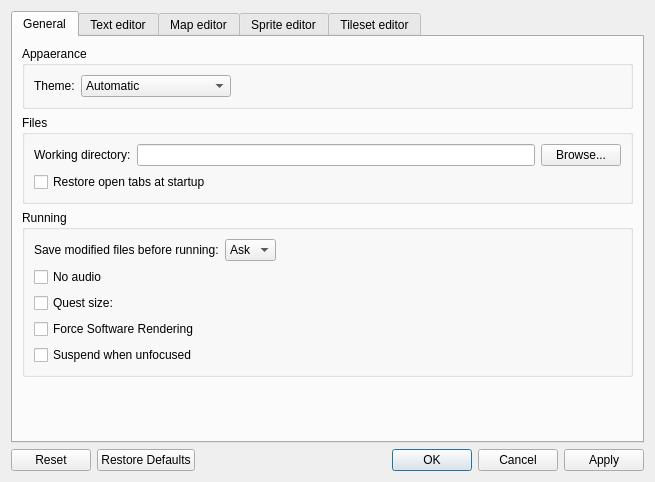
<?xml version="1.0" encoding="UTF-8"?>
<ui version="4.0">
 <class>SolarusEditor::SettingsDialog</class>
 <widget class="QDialog" name="SolarusEditor::SettingsDialog">
  <property name="geometry">
   <rect>
    <x>0</x>
    <y>0</y>
    <width>655</width>
    <height>482</height>
   </rect>
  </property>
  <property name="windowTitle">
   <string>Options</string>
  </property>
  <layout class="QVBoxLayout" name="verticalLayout">
   <item>
    <widget class="QTabWidget" name="tab_widget">
     <property name="currentIndex">
      <number>0</number>
     </property>
     <widget class="QWidget" name="general_tab">
      <attribute name="title">
       <string>General</string>
      </attribute>
      <layout class="QVBoxLayout" name="verticalLayout_2">
       <item>
        <widget class="QGroupBox" name="theme_group_box">
         <property name="title">
          <string>Appaerance</string>
         </property>
         <layout class="QHBoxLayout" name="horizontalLayout_4">
          <item>
           <widget class="QLabel" name="theme_label">
            <property name="text">
             <string>Theme:</string>
            </property>
           </widget>
          </item>
          <item>
           <widget class="QComboBox" name="theme_field">
            <property name="minimumSize">
             <size>
              <width>150</width>
              <height>0</height>
             </size>
            </property>
            <item>
             <property name="text">
              <string>Automatic</string>
             </property>
            </item>
            <item>
             <property name="text">
              <string>Light mode</string>
             </property>
            </item>
            <item>
             <property name="text">
              <string>Dark mode</string>
             </property>
            </item>
           </widget>
          </item>
          <item>
           <spacer name="theme_spacer">
            <property name="orientation">
             <enum>Qt::Horizontal</enum>
            </property>
            <property name="sizeHint" stdset="0">
             <size>
              <width>392</width>
              <height>20</height>
             </size>
            </property>
           </spacer>
          </item>
         </layout>
        </widget>
       </item>
       <item>
        <widget class="QGroupBox" name="files_group_box">
         <property name="title">
          <string>Files</string>
         </property>
         <layout class="QVBoxLayout" name="verticalLayout_9">
          <item>
           <layout class="QHBoxLayout" name="horizontalLayout">
            <item>
             <widget class="QLabel" name="working_directory_label">
              <property name="text">
               <string>Working directory:</string>
              </property>
             </widget>
            </item>
            <item>
             <widget class="QLineEdit" name="working_directory_field"/>
            </item>
            <item>
             <widget class="QPushButton" name="working_directory_button">
              <property name="text">
               <string>Browse...</string>
              </property>
             </widget>
            </item>
           </layout>
          </item>
          <item>
           <widget class="QCheckBox" name="restore_last_files_field">
            <property name="text">
             <string>Restore open tabs at startup</string>
            </property>
           </widget>
          </item>
         </layout>
        </widget>
       </item>
       <item>
        <widget class="QGroupBox" name="running_group_box">
         <property name="title">
          <string>Running</string>
         </property>
         <layout class="QVBoxLayout" name="verticalLayout_4">
          <item>
           <layout class="QHBoxLayout" name="save_files_layout">
            <item>
             <widget class="QLabel" name="save_files_label">
              <property name="text">
               <string>Save modified files before running:</string>
              </property>
             </widget>
            </item>
            <item>
             <widget class="QComboBox" name="save_files_field">
              <item>
               <property name="text">
                <string>Ask</string>
               </property>
              </item>
              <item>
               <property name="text">
                <string>Yes</string>
               </property>
              </item>
              <item>
               <property name="text">
                <string>No</string>
               </property>
              </item>
             </widget>
            </item>
            <item>
             <spacer name="save_files_spacer">
              <property name="orientation">
               <enum>Qt::Horizontal</enum>
              </property>
              <property name="sizeHint" stdset="0">
               <size>
                <width>40</width>
                <height>20</height>
               </size>
              </property>
             </spacer>
            </item>
           </layout>
          </item>
          <item>
           <widget class="QCheckBox" name="no_audio_field">
            <property name="text">
             <string>No audio</string>
            </property>
           </widget>
          </item>
          <item>
           <layout class="QHBoxLayout" name="quest_size_layout">
            <item>
             <widget class="QCheckBox" name="quest_size_check_box">
              <property name="text">
               <string>Quest size:</string>
              </property>
             </widget>
            </item>
            <item>
             <widget class="SolarusEditor::PairSpinBox" name="quest_size_field" native="true"/>
            </item>
           </layout>
          </item>
          <item>
           <widget class="QCheckBox" name="force_software_rendering_field">
            <property name="text">
             <string>Force Software Rendering</string>
            </property>
           </widget>
          </item>
          <item>
           <widget class="QCheckBox" name="suspend_unfocused_field">
            <property name="text">
             <string>Suspend when unfocused</string>
            </property>
           </widget>
          </item>
         </layout>
        </widget>
       </item>
       <item>
        <spacer name="general_spacer">
         <property name="orientation">
          <enum>Qt::Vertical</enum>
         </property>
         <property name="sizeHint" stdset="0">
          <size>
           <width>20</width>
           <height>40</height>
          </size>
         </property>
        </spacer>
       </item>
      </layout>
     </widget>
     <widget class="QWidget" name="text_editor_tab">
      <attribute name="title">
       <string>Text editor</string>
      </attribute>
      <layout class="QVBoxLayout" name="verticalLayout_3">
       <item>
        <widget class="QGroupBox" name="font_group_box">
         <property name="title">
          <string>Font</string>
         </property>
         <layout class="QFormLayout" name="formLayout_2">
          <item row="0" column="0">
           <widget class="QLabel" name="font_family_label">
            <property name="text">
             <string>Family:</string>
            </property>
           </widget>
          </item>
          <item row="1" column="1">
           <layout class="QHBoxLayout" name="font_size_layout">
            <item>
             <widget class="QSpinBox" name="font_size_field">
              <property name="minimum">
               <number>4</number>
              </property>
              <property name="maximum">
               <number>72</number>
              </property>
             </widget>
            </item>
            <item>
             <spacer name="font_size_spacer">
              <property name="orientation">
               <enum>Qt::Horizontal</enum>
              </property>
              <property name="sizeHint" stdset="0">
               <size>
                <width>40</width>
                <height>20</height>
               </size>
              </property>
             </spacer>
            </item>
           </layout>
          </item>
          <item row="1" column="0">
           <widget class="QLabel" name="font_size_label">
            <property name="text">
             <string>Size:</string>
            </property>
           </widget>
          </item>
          <item row="0" column="1">
           <widget class="QFontComboBox" name="font_family_field">
            <property name="fontFilters">
             <set>QFontComboBox::MonospacedFonts</set>
            </property>
            <property name="currentFont">
             <font>
              <family>DejaVu Sans Mono</family>
              <pointsize>10</pointsize>
              <bold>true</bold>
             </font>
            </property>
           </widget>
          </item>
         </layout>
        </widget>
       </item>
       <item>
        <widget class="QGroupBox" name="tab_group_box">
         <property name="title">
          <string>Tabulation</string>
         </property>
         <layout class="QHBoxLayout" name="horizontalLayout_2">
          <item>
           <widget class="QLabel" name="tab_length_label">
            <property name="text">
             <string>Length:</string>
            </property>
           </widget>
          </item>
          <item>
           <widget class="QSpinBox" name="tab_length_field">
            <property name="minimum">
             <number>1</number>
            </property>
            <property name="maximum">
             <number>9999</number>
            </property>
           </widget>
          </item>
          <item>
           <spacer name="tab_space_bar">
            <property name="orientation">
             <enum>Qt::Horizontal</enum>
            </property>
            <property name="sizeType">
             <enum>QSizePolicy::Minimum</enum>
            </property>
            <property name="sizeHint" stdset="0">
             <size>
              <width>15</width>
              <height>20</height>
             </size>
            </property>
           </spacer>
          </item>
          <item>
           <widget class="QCheckBox" name="replace_tab_by_spaces">
            <property name="text">
             <string>Replace by space</string>
            </property>
           </widget>
          </item>
          <item>
           <spacer name="tab_space_bar_2">
            <property name="orientation">
             <enum>Qt::Horizontal</enum>
            </property>
            <property name="sizeHint" stdset="0">
             <size>
              <width>40</width>
              <height>20</height>
             </size>
            </property>
           </spacer>
          </item>
         </layout>
        </widget>
       </item>
       <item>
        <widget class="QGroupBox" name="editor_group_box">
         <property name="title">
          <string>External Editor</string>
         </property>
         <property name="checkable">
          <bool>true</bool>
         </property>
         <property name="checked">
          <bool>false</bool>
         </property>
         <layout class="QHBoxLayout" name="extern_group_box">
          <item>
           <widget class="QLabel" name="editor_cmd_label">
            <property name="text">
             <string>Command:</string>
            </property>
           </widget>
          </item>
          <item>
           <widget class="QLineEdit" name="editor_cmd_field">
            <property name="text">
             <string/>
            </property>
            <property name="placeholderText">
             <string>executable %f %p</string>
            </property>
           </widget>
          </item>
          <item>
           <widget class="QPushButton" name="editor_browse_button">
            <property name="sizePolicy">
             <sizepolicy hsizetype="Preferred" vsizetype="Fixed">
              <horstretch>0</horstretch>
              <verstretch>0</verstretch>
             </sizepolicy>
            </property>
            <property name="baseSize">
             <size>
              <width>0</width>
              <height>0</height>
             </size>
            </property>
            <property name="text">
             <string>...</string>
            </property>
           </widget>
          </item>
         </layout>
        </widget>
       </item>
       <item>
        <spacer name="text_editor_spacer">
         <property name="orientation">
          <enum>Qt::Vertical</enum>
         </property>
         <property name="sizeHint" stdset="0">
          <size>
           <width>20</width>
           <height>40</height>
          </size>
         </property>
        </spacer>
       </item>
      </layout>
     </widget>
     <widget class="QWidget" name="map_editor_tab">
      <attribute name="title">
       <string>Map editor</string>
      </attribute>
      <layout class="QVBoxLayout" name="verticalLayout_5">
       <item>
        <widget class="QGroupBox" name="map_main_graphics_group_box">
         <property name="title">
          <string>Main graphics view</string>
         </property>
         <layout class="QVBoxLayout" name="verticalLayout_6">
          <item>
           <layout class="QHBoxLayout" name="map_main_layout">
            <item>
             <widget class="QLabel" name="map_main_zoom_label">
              <property name="text">
               <string>Default zoom:</string>
              </property>
             </widget>
            </item>
            <item>
             <widget class="QComboBox" name="map_main_zoom_field"/>
            </item>
            <item>
             <spacer name="map_main_zoom_spacer">
              <property name="orientation">
               <enum>Qt::Horizontal</enum>
              </property>
              <property name="sizeHint" stdset="0">
               <size>
                <width>40</width>
                <height>20</height>
               </size>
              </property>
             </spacer>
            </item>
           </layout>
          </item>
          <item>
           <widget class="QLabel" name="map_grid_label">
            <property name="text">
             <string>Grid:</string>
            </property>
           </widget>
          </item>
          <item>
           <layout class="QHBoxLayout" name="map_grid_layout">
            <item>
             <spacer name="map_grid_spacer">
              <property name="orientation">
               <enum>Qt::Horizontal</enum>
              </property>
              <property name="sizeType">
               <enum>QSizePolicy::Fixed</enum>
              </property>
              <property name="sizeHint" stdset="0">
               <size>
                <width>15</width>
                <height>20</height>
               </size>
              </property>
             </spacer>
            </item>
            <item>
             <layout class="QGridLayout" name="map_grid_layout_2">
              <item row="0" column="4">
               <widget class="SolarusEditor::EnumSelector&lt;SolarusEditor::GridStyle&gt;" name="map_grid_style_field"/>
              </item>
              <item row="1" column="1">
               <widget class="SolarusEditor::PairSpinBox" name="map_grid_size_field" native="true"/>
              </item>
              <item row="0" column="0" colspan="2">
               <widget class="QCheckBox" name="map_grid_show_at_opening_field">
                <property name="text">
                 <string>Show at opening</string>
                </property>
               </widget>
              </item>
              <item row="1" column="4">
               <widget class="SolarusEditor::ColorChooser" name="map_grid_color_field">
                <property name="sizePolicy">
                 <sizepolicy hsizetype="Fixed" vsizetype="Fixed">
                  <horstretch>0</horstretch>
                  <verstretch>0</verstretch>
                 </sizepolicy>
                </property>
               </widget>
              </item>
              <item row="1" column="0">
               <widget class="QLabel" name="map_grid_size_label">
                <property name="text">
                 <string>Default size:</string>
                </property>
               </widget>
              </item>
              <item row="0" column="3">
               <widget class="QLabel" name="map_grid_style_label">
                <property name="text">
                 <string>Style:</string>
                </property>
               </widget>
              </item>
              <item row="1" column="3">
               <widget class="QLabel" name="map_grid_color_label">
                <property name="text">
                 <string>Color:</string>
                </property>
               </widget>
              </item>
              <item row="0" column="2">
               <spacer name="map_grid_spacer_2">
                <property name="orientation">
                 <enum>Qt::Horizontal</enum>
                </property>
                <property name="sizeType">
                 <enum>QSizePolicy::Minimum</enum>
                </property>
                <property name="sizeHint" stdset="0">
                 <size>
                  <width>15</width>
                  <height>20</height>
                 </size>
                </property>
               </spacer>
              </item>
             </layout>
            </item>
            <item>
             <spacer name="map_grid_spacer_3">
              <property name="orientation">
               <enum>Qt::Horizontal</enum>
              </property>
              <property name="sizeHint" stdset="0">
               <size>
                <width>0</width>
                <height>20</height>
               </size>
              </property>
             </spacer>
            </item>
           </layout>
          </item>
         </layout>
        </widget>
       </item>
       <item>
        <widget class="QGroupBox" name="map_tileset_graphics_group_box">
         <property name="title">
          <string>Tileset graphics view</string>
         </property>
         <layout class="QHBoxLayout" name="horizontalLayout_3">
          <item>
           <widget class="QLabel" name="map_tileset_zoom_label">
            <property name="text">
             <string>Default zoom:</string>
            </property>
           </widget>
          </item>
          <item>
           <widget class="QComboBox" name="map_tileset_zoom_field"/>
          </item>
          <item>
           <spacer name="map_tileset_zoom_spacer">
            <property name="orientation">
             <enum>Qt::Horizontal</enum>
            </property>
            <property name="sizeHint" stdset="0">
             <size>
              <width>40</width>
              <height>20</height>
             </size>
            </property>
           </spacer>
          </item>
         </layout>
        </widget>
       </item>
       <item>
        <spacer name="map_editor_spacer">
         <property name="orientation">
          <enum>Qt::Vertical</enum>
         </property>
         <property name="sizeHint" stdset="0">
          <size>
           <width>20</width>
           <height>40</height>
          </size>
         </property>
        </spacer>
       </item>
      </layout>
     </widget>
     <widget class="QWidget" name="sprite_editor_tab">
      <attribute name="title">
       <string>Sprite editor</string>
      </attribute>
      <layout class="QVBoxLayout" name="verticalLayout_8">
       <item>
        <widget class="QGroupBox" name="sprite_main_graphics_group_box">
         <property name="title">
          <string>Main graphics view</string>
         </property>
         <layout class="QVBoxLayout" name="verticalLayout_7">
          <item>
           <layout class="QHBoxLayout" name="sprite_main_background_layout">
            <item>
             <widget class="QLabel" name="sprite_main_zoom_label">
              <property name="text">
               <string>Default zoom:</string>
              </property>
             </widget>
            </item>
            <item>
             <widget class="QComboBox" name="sprite_main_zoom_field"/>
            </item>
            <item>
             <spacer name="sprite_main_zoom_spacer">
              <property name="orientation">
               <enum>Qt::Horizontal</enum>
              </property>
              <property name="sizeHint" stdset="0">
               <size>
                <width>40</width>
                <height>20</height>
               </size>
              </property>
             </spacer>
            </item>
           </layout>
          </item>
          <item>
           <widget class="QLabel" name="sprite_grid_label">
            <property name="text">
             <string>Grid:</string>
            </property>
           </widget>
          </item>
          <item>
           <layout class="QHBoxLayout" name="sprite_grid_layout">
            <item>
             <spacer name="sprite_grid_spacer_2">
              <property name="orientation">
               <enum>Qt::Horizontal</enum>
              </property>
              <property name="sizeType">
               <enum>QSizePolicy::Fixed</enum>
              </property>
              <property name="sizeHint" stdset="0">
               <size>
                <width>15</width>
                <height>20</height>
               </size>
              </property>
             </spacer>
            </item>
            <item>
             <layout class="QGridLayout" name="sprite_grid_layout_2">
              <item row="0" column="4">
               <widget class="SolarusEditor::EnumSelector&lt;SolarusEditor::GridStyle&gt;" name="sprite_grid_style_field"/>
              </item>
              <item row="1" column="1">
               <widget class="SolarusEditor::PairSpinBox" name="sprite_grid_size_field" native="true"/>
              </item>
              <item row="1" column="4">
               <widget class="SolarusEditor::ColorChooser" name="sprite_grid_color_field">
                <property name="sizePolicy">
                 <sizepolicy hsizetype="Fixed" vsizetype="Fixed">
                  <horstretch>0</horstretch>
                  <verstretch>0</verstretch>
                 </sizepolicy>
                </property>
               </widget>
              </item>
              <item row="0" column="0" colspan="2">
               <widget class="QCheckBox" name="sprite_grid_show_at_opening_field">
                <property name="text">
                 <string>Show at opening</string>
                </property>
               </widget>
              </item>
              <item row="0" column="2">
               <spacer name="sprite_grid_spacer">
                <property name="orientation">
                 <enum>Qt::Horizontal</enum>
                </property>
                <property name="sizeType">
                 <enum>QSizePolicy::Minimum</enum>
                </property>
                <property name="sizeHint" stdset="0">
                 <size>
                  <width>15</width>
                  <height>20</height>
                 </size>
                </property>
               </spacer>
              </item>
              <item row="1" column="0">
               <widget class="QLabel" name="sprite_grid_size_label">
                <property name="text">
                 <string>Default size:</string>
                </property>
               </widget>
              </item>
              <item row="0" column="3">
               <widget class="QLabel" name="sprite_grid_style_label">
                <property name="text">
                 <string>Style:</string>
                </property>
               </widget>
              </item>
              <item row="1" column="3">
               <widget class="QLabel" name="sprite_grid_color_label">
                <property name="text">
                 <string>Color:</string>
                </property>
               </widget>
              </item>
              <item row="2" column="0" colspan="2">
               <widget class="QCheckBox" name="sprite_auto_detect_grid_field">
                <property name="text">
                 <string>Auto detect size</string>
                </property>
               </widget>
              </item>
             </layout>
            </item>
            <item>
             <spacer name="sprite_grid_spacer_3">
              <property name="orientation">
               <enum>Qt::Horizontal</enum>
              </property>
              <property name="sizeHint" stdset="0">
               <size>
                <width>0</width>
                <height>20</height>
               </size>
              </property>
             </spacer>
            </item>
           </layout>
          </item>
         </layout>
        </widget>
       </item>
       <item>
        <widget class="QGroupBox" name="sprite_previewer_graphics_group_box">
         <property name="title">
          <string>Previewer graphics view</string>
         </property>
         <layout class="QVBoxLayout" name="verticalLayout_12">
          <item>
           <layout class="QHBoxLayout" name="sprite_previewer_layout">
            <item>
             <widget class="QLabel" name="sprite_previewer_zoom_label">
              <property name="text">
               <string>Default zoom:</string>
              </property>
             </widget>
            </item>
            <item>
             <widget class="QComboBox" name="sprite_previewer_zoom_field"/>
            </item>
            <item>
             <spacer name="sprite_previewer_zoom_spacer">
              <property name="orientation">
               <enum>Qt::Horizontal</enum>
              </property>
              <property name="sizeHint" stdset="0">
               <size>
                <width>40</width>
                <height>20</height>
               </size>
              </property>
             </spacer>
            </item>
           </layout>
          </item>
          <item>
           <widget class="QLabel" name="sprite_origin_label">
            <property name="text">
             <string>Origin:</string>
            </property>
           </widget>
          </item>
          <item>
           <layout class="QHBoxLayout" name="sprite_origin_layout">
            <item>
             <spacer name="sprite_origin_spacer">
              <property name="orientation">
               <enum>Qt::Horizontal</enum>
              </property>
              <property name="sizeType">
               <enum>QSizePolicy::Fixed</enum>
              </property>
              <property name="sizeHint" stdset="0">
               <size>
                <width>15</width>
                <height>20</height>
               </size>
              </property>
             </spacer>
            </item>
            <item>
             <layout class="QGridLayout" name="gridLayout_2">
              <item row="0" column="0">
               <widget class="QCheckBox" name="sprite_origin_show_at_opening_field">
                <property name="text">
                 <string>Show at opening</string>
                </property>
               </widget>
              </item>
              <item row="0" column="3">
               <widget class="QLabel" name="sprite_origin_color_label">
                <property name="text">
                 <string>Color:</string>
                </property>
               </widget>
              </item>
              <item row="0" column="4">
               <widget class="SolarusEditor::ColorChooser" name="sprite_origin_color_field">
                <property name="sizePolicy">
                 <sizepolicy hsizetype="Fixed" vsizetype="Fixed">
                  <horstretch>0</horstretch>
                  <verstretch>0</verstretch>
                 </sizepolicy>
                </property>
               </widget>
              </item>
              <item row="0" column="2">
               <spacer name="sprite_origin_spacer_3">
                <property name="orientation">
                 <enum>Qt::Horizontal</enum>
                </property>
                <property name="sizeType">
                 <enum>QSizePolicy::Minimum</enum>
                </property>
                <property name="sizeHint" stdset="0">
                 <size>
                  <width>15</width>
                  <height>20</height>
                 </size>
                </property>
               </spacer>
              </item>
             </layout>
            </item>
            <item>
             <spacer name="sprite_origin_spacer_2">
              <property name="orientation">
               <enum>Qt::Horizontal</enum>
              </property>
              <property name="sizeHint" stdset="0">
               <size>
                <width>0</width>
                <height>20</height>
               </size>
              </property>
             </spacer>
            </item>
           </layout>
          </item>
         </layout>
        </widget>
       </item>
       <item>
        <spacer name="sprite_editor_spacer">
         <property name="orientation">
          <enum>Qt::Vertical</enum>
         </property>
         <property name="sizeHint" stdset="0">
          <size>
           <width>20</width>
           <height>40</height>
          </size>
         </property>
        </spacer>
       </item>
      </layout>
     </widget>
     <widget class="QWidget" name="tileset_editor_tab">
      <attribute name="title">
       <string>Tileset editor</string>
      </attribute>
      <layout class="QVBoxLayout" name="verticalLayout_10">
       <item>
        <widget class="QGroupBox" name="tileset_graphics_group_box">
         <property name="title">
          <string>Graphics view</string>
         </property>
         <layout class="QVBoxLayout" name="verticalLayout_11">
          <item>
           <layout class="QHBoxLayout" name="tileset_layout">
            <item>
             <widget class="QLabel" name="tileset_zoom_label">
              <property name="text">
               <string>Default zoom:</string>
              </property>
             </widget>
            </item>
            <item>
             <widget class="QComboBox" name="tileset_zoom_field"/>
            </item>
            <item>
             <spacer name="tileset_zoom_spacer">
              <property name="orientation">
               <enum>Qt::Horizontal</enum>
              </property>
              <property name="sizeHint" stdset="0">
               <size>
                <width>40</width>
                <height>20</height>
               </size>
              </property>
             </spacer>
            </item>
           </layout>
          </item>
          <item>
           <widget class="QLabel" name="tileset_grid_label">
            <property name="text">
             <string>Grid:</string>
            </property>
           </widget>
          </item>
          <item>
           <layout class="QHBoxLayout" name="tileset_grid_layout">
            <item>
             <spacer name="tileset_grid_spacer">
              <property name="orientation">
               <enum>Qt::Horizontal</enum>
              </property>
              <property name="sizeType">
               <enum>QSizePolicy::Fixed</enum>
              </property>
              <property name="sizeHint" stdset="0">
               <size>
                <width>15</width>
                <height>20</height>
               </size>
              </property>
             </spacer>
            </item>
            <item>
             <layout class="QGridLayout" name="tileset_grid_layout_2">
              <item row="0" column="4">
               <widget class="SolarusEditor::EnumSelector&lt;SolarusEditor::GridStyle&gt;" name="tileset_grid_style_field"/>
              </item>
              <item row="1" column="1">
               <widget class="SolarusEditor::PairSpinBox" name="tileset_grid_size_field" native="true"/>
              </item>
              <item row="0" column="0" colspan="2">
               <widget class="QCheckBox" name="tileset_grid_show_at_opening_field">
                <property name="text">
                 <string>Show at opening</string>
                </property>
               </widget>
              </item>
              <item row="1" column="4">
               <widget class="SolarusEditor::ColorChooser" name="tileset_grid_color_field">
                <property name="sizePolicy">
                 <sizepolicy hsizetype="Fixed" vsizetype="Fixed">
                  <horstretch>0</horstretch>
                  <verstretch>0</verstretch>
                 </sizepolicy>
                </property>
               </widget>
              </item>
              <item row="1" column="0">
               <widget class="QLabel" name="tileset_grid_size_label">
                <property name="text">
                 <string>Default size:</string>
                </property>
               </widget>
              </item>
              <item row="0" column="3">
               <widget class="QLabel" name="tileset_grid_style_label">
                <property name="text">
                 <string>Style:</string>
                </property>
               </widget>
              </item>
              <item row="1" column="3">
               <widget class="QLabel" name="tileset_grid_color_label">
                <property name="text">
                 <string>Color:</string>
                </property>
               </widget>
              </item>
              <item row="0" column="2">
               <spacer name="tileset_grid_spacer_2">
                <property name="orientation">
                 <enum>Qt::Horizontal</enum>
                </property>
                <property name="sizeType">
                 <enum>QSizePolicy::Minimum</enum>
                </property>
                <property name="sizeHint" stdset="0">
                 <size>
                  <width>15</width>
                  <height>20</height>
                 </size>
                </property>
               </spacer>
              </item>
             </layout>
            </item>
            <item>
             <spacer name="tileset_grid_spacer_3">
              <property name="orientation">
               <enum>Qt::Horizontal</enum>
              </property>
              <property name="sizeHint" stdset="0">
               <size>
                <width>0</width>
                <height>20</height>
               </size>
              </property>
             </spacer>
            </item>
           </layout>
          </item>
         </layout>
        </widget>
       </item>
       <item>
        <spacer name="tileset_editor_spacer">
         <property name="orientation">
          <enum>Qt::Vertical</enum>
         </property>
         <property name="sizeHint" stdset="0">
          <size>
           <width>20</width>
           <height>40</height>
          </size>
         </property>
        </spacer>
       </item>
      </layout>
     </widget>
    </widget>
   </item>
   <item>
    <widget class="QDialogButtonBox" name="button_box">
     <property name="orientation">
      <enum>Qt::Horizontal</enum>
     </property>
     <property name="standardButtons">
      <set>QDialogButtonBox::Apply|QDialogButtonBox::Cancel|QDialogButtonBox::Ok|QDialogButtonBox::Reset|QDialogButtonBox::RestoreDefaults</set>
     </property>
    </widget>
   </item>
  </layout>
 </widget>
 <customwidgets>
  <customwidget>
   <class>SolarusEditor::PairSpinBox</class>
   <extends>QWidget</extends>
   <header>widgets/pair_spin_box.h</header>
   <container>1</container>
  </customwidget>
  <customwidget>
   <class>SolarusEditor::ColorChooser</class>
   <extends>QPushButton</extends>
   <header>widgets/color_chooser.h</header>
  </customwidget>
  <customwidget>
   <class>SolarusEditor::EnumSelector&lt;SolarusEditor::GridStyle&gt;</class>
   <extends>QComboBox</extends>
   <header>grid_style.h</header>
  </customwidget>
 </customwidgets>
 <resources/>
 <connections>
  <connection>
   <sender>button_box</sender>
   <signal>accepted()</signal>
   <receiver>SolarusEditor::SettingsDialog</receiver>
   <slot>accept()</slot>
   <hints>
    <hint type="sourcelabel">
     <x>248</x>
     <y>254</y>
    </hint>
    <hint type="destinationlabel">
     <x>157</x>
     <y>274</y>
    </hint>
   </hints>
  </connection>
  <connection>
   <sender>button_box</sender>
   <signal>rejected()</signal>
   <receiver>SolarusEditor::SettingsDialog</receiver>
   <slot>reject()</slot>
   <hints>
    <hint type="sourcelabel">
     <x>316</x>
     <y>260</y>
    </hint>
    <hint type="destinationlabel">
     <x>286</x>
     <y>274</y>
    </hint>
   </hints>
  </connection>
 </connections>
</ui>
